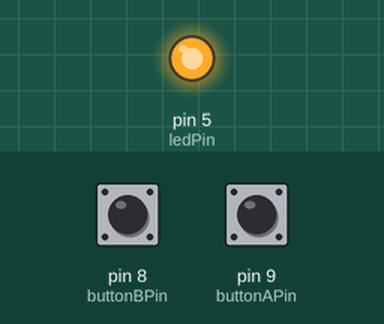
A sketch run on a simulated Arduino Uno, built with avr-gcc and run on an emulated ATmega328P. On the bench: output pins drawn as LEDs (lit = HIGH). The inputs (shaded band) are chosen by the test bench; at power-on: pin 8 (buttonBPin) HIGH, pin 9 (buttonAPin) HIGH.

Above: at 1.2 s.
1.3 s: pin 8 (buttonBPin) pulled LOW for 0.15 s
At 2.3 s:
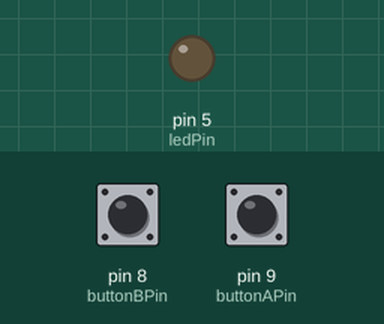
2.9 s: pin 9 (buttonAPin) pulled LOW for 0.15 s
At 3.5 s:
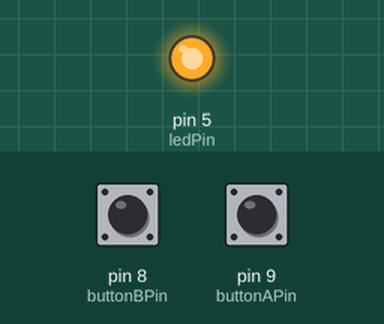
4.5 s: pin 8 (buttonBPin) pulled LOW for 1 s
At 5.9 s:
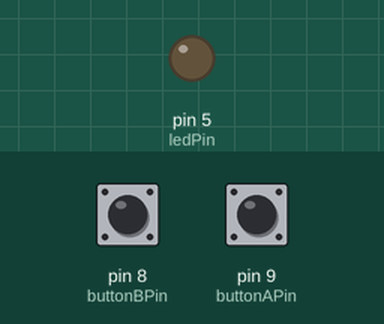
7.0 s: pin 8 (buttonBPin) driven LOW and pin 9 (buttonAPin) driven LOW
At 7.6 s:
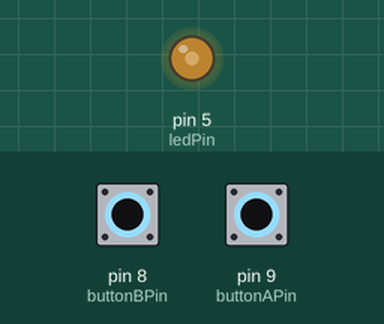
8.5 s: pin 8 (buttonBPin) driven HIGH
At 10.0 s:
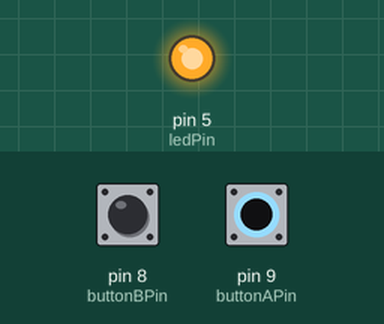
Timing chart, 0 to 11.0 s (numbered marks = the images above; inputs shaded):
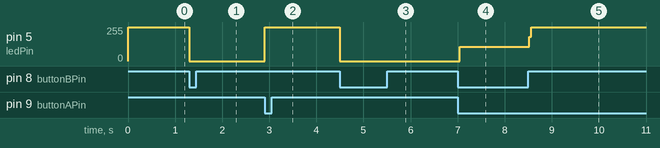

The sketch:

ArduinoLEDinput.ino
```cpp
int ledPin = 5;
int buttonAPin = 9;
int buttonBPin = 8;
void setup() {
  // put your setup code here, to run once:
  pinMode(ledPin, OUTPUT);
  pinMode(buttonAPin, INPUT_PULLUP);
  pinMode(buttonBPin, INPUT_PULLUP);
  digitalWrite(ledPin, HIGH);
}

void loop() {
  // put your main code here, to run repeatedly:
  if(digitalRead(buttonAPin)  == LOW){
    digitalWrite(ledPin, HIGH);
  }
  if(digitalRead(buttonBPin) == LOW){
    digitalWrite(ledPin, LOW);
  }
}
```

Measured:
- after the input at 1.3 s, pin 5 (ledPin): 255/255 → 0/255 at once
- after the input at 2.9 s, pin 5 (ledPin): 0/255 → 255/255 at once
- after the input at 4.5 s, pin 5 (ledPin): 255/255 → 0/255 at once
- after the input at 7.0 s, pin 5 (ledPin): 0/255 → 108/255 at once
- after the input at 8.5 s, pin 5 (ledPin): 108/255 → 255/255 at once
